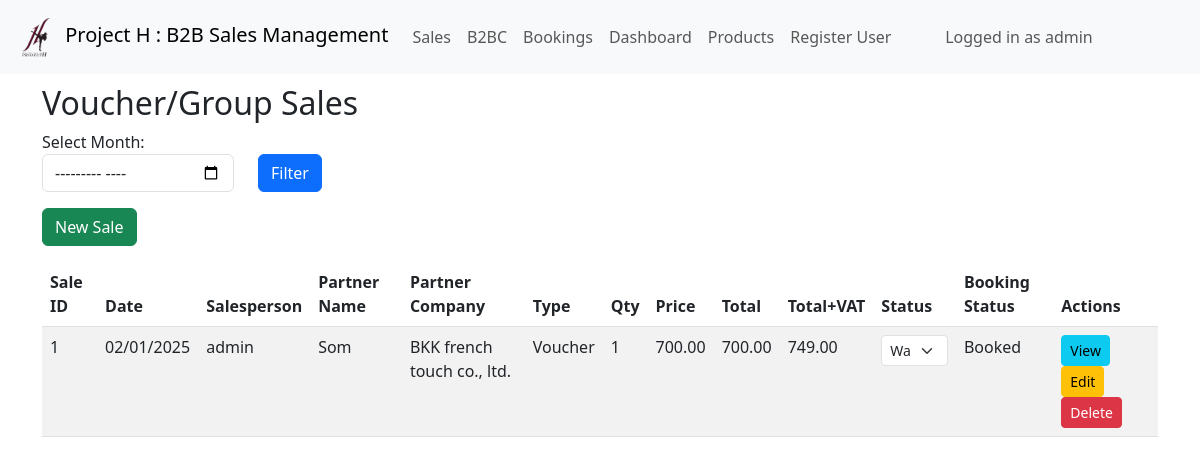
The page /sales/voucher_group_sales (signed in) on the database as committed earlier.
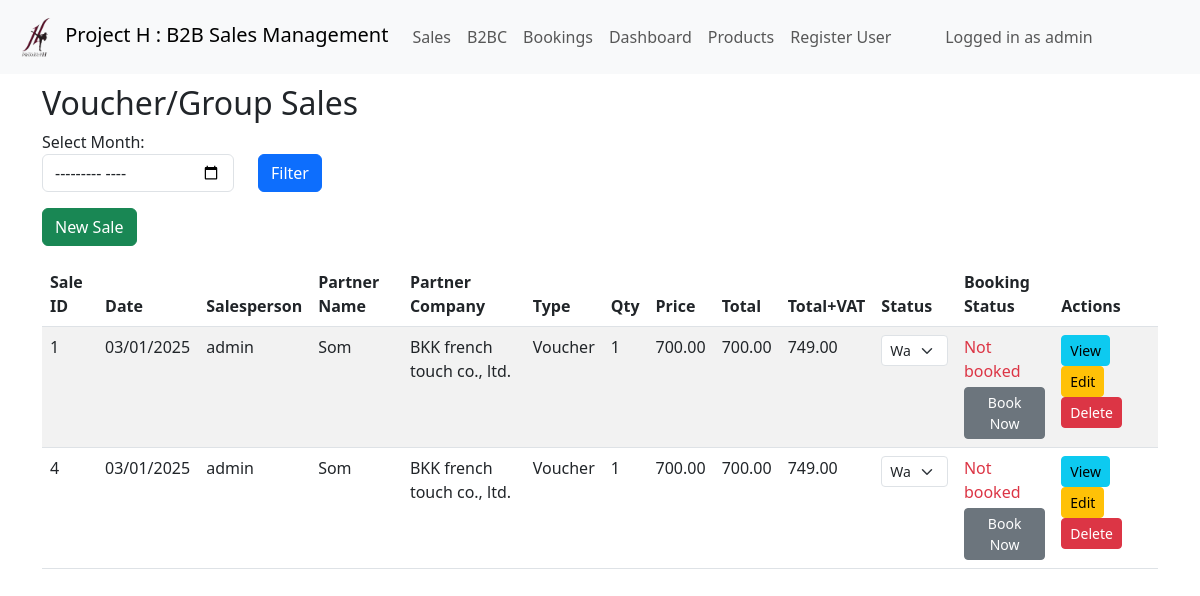
The same page on the database as committed later.
### models.py (models this page shows, shortened)
class User(UserMixin, db.Model):
    __tablename__ = 'users'
    id = db.Column(db.Integer, primary_key=True)
    username = db.Column(db.String(50), unique=True, nullable=False)
    email = db.Column(db.String(120), unique=True, nullable=False)
    password_hash = db.Column(db.String(255), nullable=False)
    role = db.Column(db.String(50), nullable=False, default='staff')
    branch_id = db.Column(db.Integer, db.ForeignKey('branches.id'), nullable=True)
    b2bc_sales = db.relationship('SalesB2BC', backref='salesperson', lazy=True)
    branch = db.relationship('Branch', backref='users')

class SalesVoucherGroup(db.Model):
    __tablename__ = 'sales_voucher_group'
    id = db.Column(db.Integer, primary_key=True)
    sale_date = db.Column(db.DateTime, default=datetime.utcnow)
    sale_type = db.Column(db.String(50), nullable=False)
    product_name = db.Column(db.String(100), nullable=True)
    quantity = db.Column(db.Integer, default=1)
    price_per_unit = db.Column(db.Float, default=0.0)
    total_price = db.Column(db.Float, default=0.0)
    vat_7 = db.Column(db.Float, default=0.0)
    total_sale = db.Column(db.Float, default=0.0)
    partner_name = db.Column(db.String(100))
    partner_company = db.Column(db.String(100))
    branch_id = db.Column(db.Integer, db.ForeignKey('branches.id'), nullable=True)
    noted = db.Column(db.Text)
    sale_date = db.Column(db.DateTime, default=datetime.utcnow)
    salesperson_id = db.Column(db.Integer, db.ForeignKey('users.id'), nullable=True)
    status = db.Column(db.String(50), default='waiting')
    salesperson = db.relationship('User', backref='voucher_group_sales', foreign_keys=[salesperson_id])
    bookings = db.relationship(
        'Booking',
        backref='voucher_group_sale',
        lazy=True,
        cascade='all, delete-orphan',
        passive_deletes=True
    )

class Booking(db.Model):
    __tablename__ = 'bookings'
    id = db.Column(db.Integer, primary_key=True)
    voucher_group_sale_id = db.Column(
        db.Integer,
        db.ForeignKey('sales_voucher_group.id', ondelete='CASCADE'),
        nullable=True
    )
    booking_name = db.Column(db.String(100), nullable=True)
    booking_date = db.Column(db.Date)
    time_slot = db.Column(db.String(50))
    status = db.Column(db.String(50), default='not_booked')
    actual_quantity = db.Column(db.Integer, default=0)
    noted = db.Column(db.Text)
    branch_id = db.Column(db.Integer, db.ForeignKey('branches.id'), nullable=True)

### views/sales.py (the view, shortened to what this page needs)
@sales_bp.route('/voucher_group_sales', methods=['GET', 'POST'])
@login_required
def list_voucher_group_sales():
    month_filter = request.args.get('month')
    query = SalesVoucherGroup.query
    if current_user.role != 'admin':
        pass
    sales = query.all()
    return render_template('sales/list_voucher_group_sales.html',
                           sales=sales,
                           month_filter=month_filter)

### templates/sales/list_voucher_group_sales.html (shortened to what this page needs)
{% extends 'base.html' %}
{% block content %}
<h2>Voucher/Group Sales</h2>
<form method="GET" class="row mb-3">
  <div class="col-auto">
    <label for="month">Select Month:</label>
    <input type="month" id="month" name="month" class="form-control"
           value="{{ month_filter if month_filter else '' }}">
  </div>
  <div class="col-auto align-self-end">
    <button type="submit" class="btn btn-primary">Filter</button>
  </div>
</form>
<a href="{{ url_for('sales.new_voucher_group_sale') }}" class="btn btn-success mb-3">New Sale</a>
<table class="table table-striped">
  <thead>
    <tr>
      <th>Sale ID</th>
      <th>Date</th>
      <th>Salesperson</th>
      <th>Partner Name</th>
      <th>Partner Company</th>
      <th>Type</th>
      <th>Qty</th>
      <th>Price</th>
      <th>Total</th>
      <th>Total+VAT</th>
      <th>Status</th>
      <th>Booking Status</th>
      <th>Actions</th>
    </tr>
  </thead>
  <tbody>
    {% for sale in sales %}
    <tr>
      <td>{{ sale.id }}</td>
      <td>{{ sale.sale_date.strftime('%d/%m/%Y') if sale.sale_date else '' }}</td>
      <td>{{ sale.salesperson.username if sale.salesperson else '' }}</td>
      <td>{{ sale.partner_name }}</td>
      <td>{{ sale.partner_company }}</td>
      <td>{{ sale.sale_type.capitalize() }}</td>
      <td>{{ sale.quantity }}</td>
      <td>{{ "%.2f"|format(sale.price_per_unit) }}</td>
      <td>{{ "%.2f"|format(sale.total_price) }}</td>
      <td>{{ "%.2f"|format(sale.total_sale) }}</td>
      <td>
        <form method="POST" style="display:inline;">
          <select name="status" class="form-select form-select-sm" onchange="this.form.submit()">
            <option value="waiting" {% if sale.status == 'waiting' %}selected{% endif %}>Waiting</option>
          </select>
        </form>
      </td>
      <td>
        {% if sale.bookings and sale.bookings|length > 0 %}
          {{ sale.bookings[0].status|capitalize }}
        {% else %}
          <span class="text-danger">Not booked</span>
          <br>
          <a href="{{ url_for('booking.new_booking_for_sale', sale_id=sale.id) }}"
             class="btn btn-sm btn-secondary mt-1">
            Book Now
          </a>
        {% endif %}
      </td>
      <td>
        <a href="{{ url_for('sales.view_sale', sale_id=sale.id) }}" class="btn btn-sm btn-info">View</a>
        <a href="{{ url_for('sales.edit_sale', sale_id=sale.id) }}" class="btn btn-sm btn-warning">Edit</a>
        <a href="{{ url_for('sales.delete_sale', sale_id=sale.id) }}"
           class="btn btn-sm btn-danger"
           onclick="return confirm('Are you sure you want to delete this sale?')">
          Delete
        </a>
      </td>
    </tr>
    {% endfor %}
  </tbody>
</table>
{% endblock %}

### templates/base.html (shortened to what this page needs)
<!DOCTYPE html>
<html lang="en">
<head>
    <link href="https://cdn.jsdelivr.net/npm/bootstrap@5.3.0/dist/css/bootstrap.min.css" rel="stylesheet">
    <link href="{{ url_for('static', filename='css/styles.css') }}" rel="stylesheet">
</head>
<body>
    <nav class="navbar navbar-expand-lg navbar-light bg-light fixed-top">
      <div class="container-fluid">
        <a class="navbar-brand" href="{{ url_for('dashboard.dashboard') }}"><img src="{{ url_for('static', filename='favicon.ico') }}"> Project H : B2B Sales Management</a>
        {% if current_user.is_authenticated %}
        <div class="collapse navbar-collapse" id="navbarNav">
          <ul class="navbar-nav me-auto mb-2 mb-lg-0">
            <li class="nav-item"><a class="nav-link" href="{{ url_for('sales.list_voucher_group_sales') }}">Sales</a></li>
            <li class="nav-item"><a class="nav-link" href="{{ url_for('b2bc.list_b2bc_sales') }}">B2BC</a></li>
            <li class="nav-item"><a class="nav-link" href="{{ url_for('booking.list_bookings') }}">Bookings</a></li>
            <li class="nav-item"><a class="nav-link" href="{{ url_for('dashboard.dashboard') }}">Dashboard</a></li>
            <li class="nav-item"><a class="nav-link" href="{{ url_for('products.list_products') }}">Products</a></li>
            {% if current_user.role == 'admin' %}
            <li class="nav-item"><a class="nav-link" href="{{ url_for('auth.register') }}">Register User</a></li>
            {% endif %}
          </ul>
          <span class="navbar-text me-3">
            Logged in as {{ current_user.username }}
          </span>
          <a class="btn btn-outline-light" href="{{ url_for('auth.logout') }}">Logout</a>
        </div>
        {% endif %}
      </div>
    </nav>
    <div class="container mt-4">
        {% block content %}{% endblock %}
    </div>
</body>
</html>

### static/css/styles.css (style rules this page uses)
body { padding-top: 60px; }

Rows that differ between the two databases and show on the page:
changed SalesVoucherGroup id 1: sale_date "02/01/2025" → "03/01/2025"; status "Booked" → (not shown); now shows "Not booked Book Now"
added SalesVoucherGroup: id "4", sale_date "03/01/2025", salesperson "admin", partner_name "Som", partner_company "BKK french touch co., ltd.", sale_type "Voucher", quantity "1", price_per_unit "700.00", total_price "700.00", total_sale "749.00", status "Waiting"
